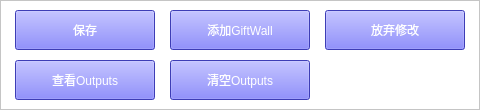
<?xml version="1.0" encoding="UTF-8"?>
<ui version="4.0">
 <class>Form</class>
 <widget class="QWidget" name="Form">
  <property name="geometry">
   <rect>
    <x>0</x>
    <y>0</y>
    <width>480</width>
    <height>110</height>
   </rect>
  </property>
  <property name="maximumSize">
   <size>
    <width>16777215</width>
    <height>110</height>
   </size>
  </property>
  <property name="windowTitle">
   <string>Form</string>
  </property>
  <property name="styleSheet">
   <string notr="true"/>
  </property>
  <widget class="QFrame" name="frame">
   <property name="geometry">
    <rect>
     <x>0</x>
     <y>0</y>
     <width>480</width>
     <height>110</height>
    </rect>
   </property>
   <property name="minimumSize">
    <size>
     <width>480</width>
     <height>110</height>
    </size>
   </property>
   <property name="styleSheet">
    <string notr="true">background-color: rgb(255, 255, 255);</string>
   </property>
   <property name="frameShape">
    <enum>QFrame::StyledPanel</enum>
   </property>
   <property name="frameShadow">
    <enum>QFrame::Raised</enum>
   </property>
   <widget class="QPushButton" name="save">
    <property name="geometry">
     <rect>
      <x>15</x>
      <y>10</y>
      <width>140</width>
      <height>40</height>
     </rect>
    </property>
    <property name="styleSheet">
     <string notr="true">background-color: rgb(85, 85, 255);
color: rgb(255, 255, 255);
font: 10pt &quot;微软雅黑&quot;;</string>
    </property>
    <property name="text">
     <string>保存</string>
    </property>
   </widget>
   <widget class="QPushButton" name="cancel_save">
    <property name="geometry">
     <rect>
      <x>325</x>
      <y>10</y>
      <width>140</width>
      <height>40</height>
     </rect>
    </property>
    <property name="styleSheet">
     <string notr="true">background-color: rgb(85, 85, 255);
color: rgb(255, 255, 255);
font: 10pt &quot;微软雅黑&quot;;</string>
    </property>
    <property name="text">
     <string>放弃修改</string>
    </property>
   </widget>
   <widget class="QPushButton" name="open_outputs_2">
    <property name="geometry">
     <rect>
      <x>15</x>
      <y>60</y>
      <width>140</width>
      <height>40</height>
     </rect>
    </property>
    <property name="styleSheet">
     <string notr="true">background-color: rgb(85, 85, 255);
color: rgb(255, 255, 255);
font: 10pt &quot;微软雅黑&quot;;</string>
    </property>
    <property name="text">
     <string>查看Outputs</string>
    </property>
   </widget>
   <widget class="QPushButton" name="clear_outputs_2">
    <property name="geometry">
     <rect>
      <x>170</x>
      <y>60</y>
      <width>140</width>
      <height>40</height>
     </rect>
    </property>
    <property name="styleSheet">
     <string notr="true">background-color: rgb(85, 85, 255);
color: rgb(255, 255, 255);
font: 10pt &quot;微软雅黑&quot;;</string>
    </property>
    <property name="text">
     <string>清空Outputs</string>
    </property>
   </widget>
   <widget class="QPushButton" name="add_gift_wall_2">
    <property name="geometry">
     <rect>
      <x>170</x>
      <y>10</y>
      <width>140</width>
      <height>40</height>
     </rect>
    </property>
    <property name="styleSheet">
     <string notr="true">background-color: rgb(85, 85, 255);
color: rgb(255, 255, 255);
font: 10pt &quot;微软雅黑&quot;;</string>
    </property>
    <property name="text">
     <string>添加GiftWall</string>
    </property>
   </widget>
  </widget>
 </widget>
 <resources/>
 <connections/>
</ui>
